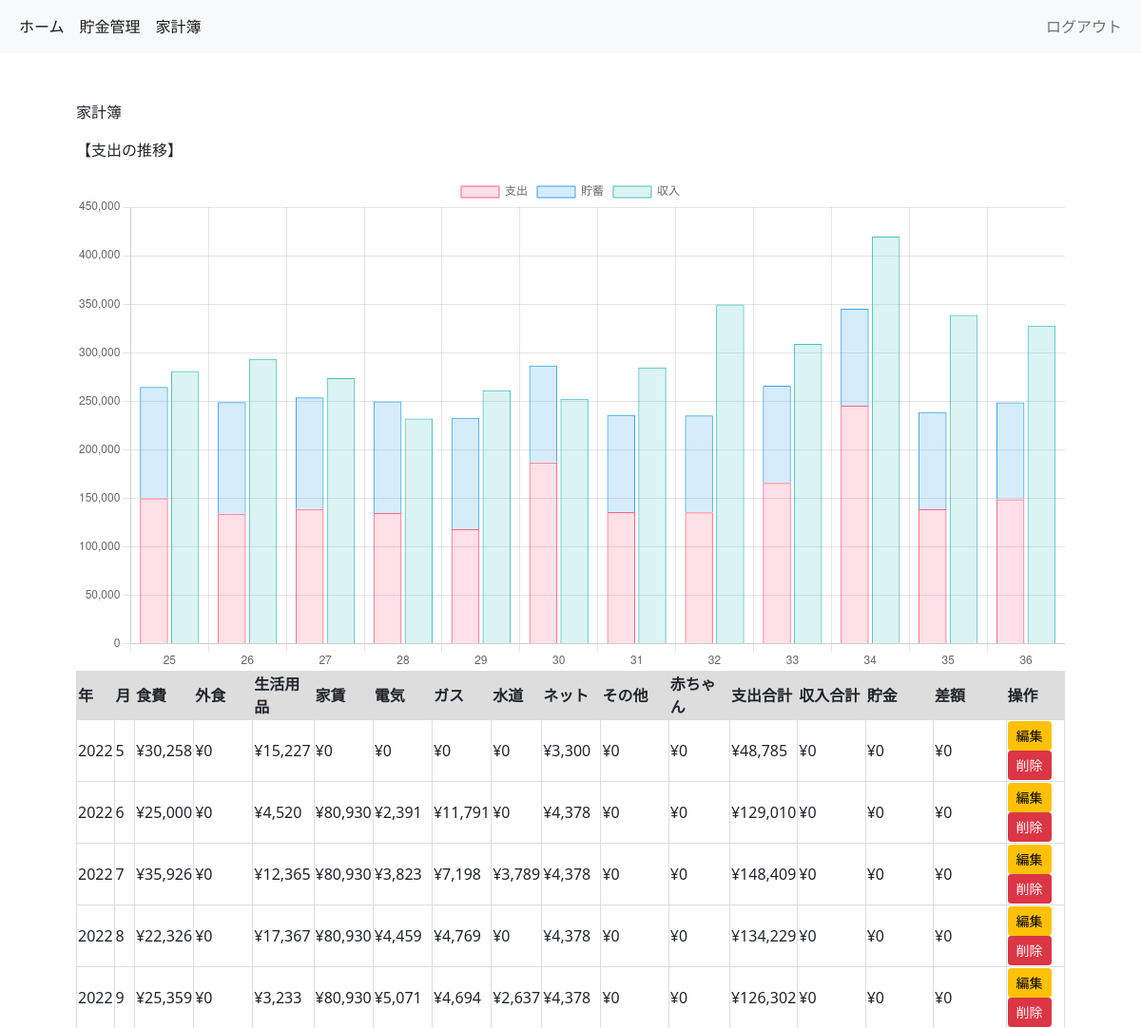
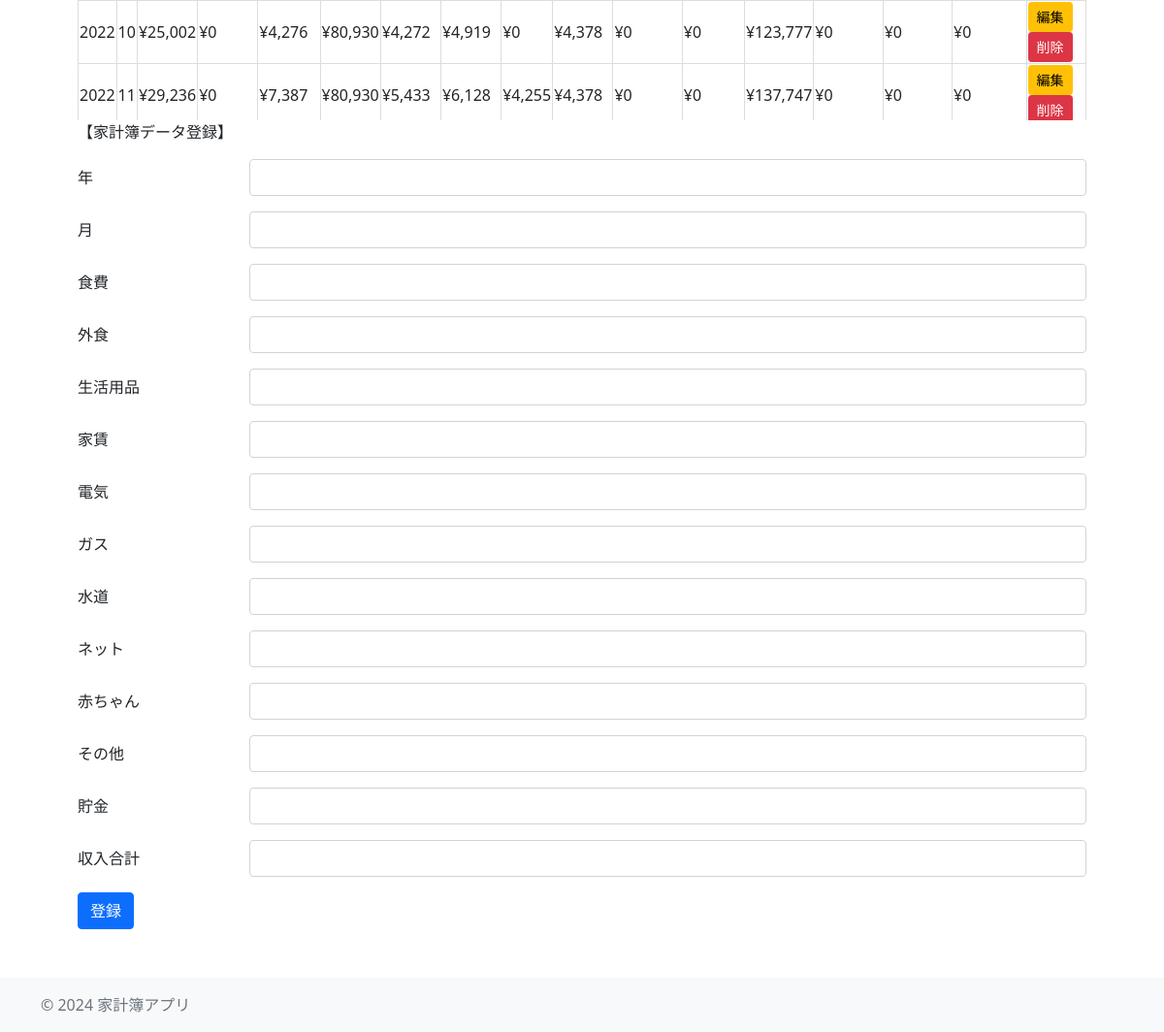
Screenshot of /budget (signed in) with the database file from the repository (2 pictures, top to bottom).
### models.py (models this page shows, shortened)
class AccountBookData(db.Model):
    __tablename__ = 'accountbook_data'
    id = db.Column(db.Integer, primary_key=True)
    year = db.Column(db.Integer)
    month = db.Column(db.Integer)
    syokuhi = db.Column(db.Integer)
    gaisyoku = db.Column(db.Integer)
    seikatsu = db.Column(db.Integer)
    yachin = db.Column(db.Integer)
    denki = db.Column(db.Integer)
    gas = db.Column(db.Integer)
    suido = db.Column(db.Integer)
    net = db.Column(db.Integer)
    baby = db.Column(db.Integer)
    other = db.Column(db.Integer)
    out_total = db.Column(db.Integer)
    save_total = db.Column(db.Integer)
    in_total = db.Column(db.Integer)
    diff = db.Column(db.Integer)

### app.py (the view)
@app.route('/budget')
@login_required
def budget():
    accountbooks = AccountBookData.query.all()
    labels, values = get_data_account()
    return render_template('budget.html', accountbooks=accountbooks, labels=labels, values=values)

### app.py (called while the page is built)
def login_required(f):
    @wraps(f)
    def decorated_function(*args, **kwargs):
        if 'user_id' not in session:
            return redirect(url_for('login'))
        return f(*args, **kwargs)
    return decorated_function

def get_data_account():
    data = AccountBookData.query.all()
    data = data[-12:]
    labels = [account.id for account in data]
    values1 = [account.out_total for account in data]
    values2 = [account.save_total for account in data]
    values3 = [account.in_total for account in data]
    values = {
    "out_total": values1 if values1 is not None else [],
    "save_total": values2 if values2 is not None else [],
    "in_total": values3 if values3 is not None else []
    }
    """
    syokuhi
    gaisyoku
    seikatsu
    yachin
    denki
    gas
    suido
    net
    baby
    other"""
    return labels, values

### templates/budget.html (shortened to what this page needs)
{% extends "base.html" %}
{% block content %}
<p>家計簿</p>
<p>【支出の推移】</p>
<canvas id="myChart"></canvas>
<script>
  /**棒グラフの表示*/
  var ctx = document.getElementById('myChart').getContext('2d');
  var myChart = new Chart(ctx, {
    type: 'bar',
    data: {
      labels: {{ labels | tojson }},
      datasets: [
        {
          label: '支出',
          data: {{ values.out_total | tojson }},
          backgroundColor: 'rgba(255, 99, 132, 0.2)',
          borderColor: 'rgba(255, 99, 132, 1)',
          borderWidth: 1,
          stack: 'Stack 0'
        },
        {
          label: '貯蓄',
          data: {{ values.save_total | tojson }},
          backgroundColor: 'rgba(54, 162, 235, 0.2)',
          borderColor: 'rgba(54, 162, 235, 1)',
          borderWidth: 1,
          stack: 'Stack 0'
        },
        {
          label: '収入',
          data: {{ values.in_total | tojson }},
          backgroundColor: 'rgba(75, 192, 192, 0.2)',
          borderColor: 'rgba(75, 192, 192, 1)',
          borderWidth: 1,
          stack: 'Stack 1'
        }
      ]
    },
    options: {
      scales: {
        y: {
          beginAtZero: true,
          stacked: true
        },
        x: {
          stacked: true
        }
      }
    }
  });
</script>
<div class="scrollable-table">
  <table class="table-container">
    <thead>
      <tr>
        <th scope="col">年</th>
        <th scope="col">月</th>
        <th scope="col">食費</th>
        <th scope="col">外食</th>
        <th scope="col">生活用品</th>
        <th scope="col">家賃</th>
        <th scope="col">電気</th>
        <th scope="col">ガス</th>
        <th scope="col">水道</th>
        <th scope="col">ネット</th>
        <th scope="col">その他</th>
        <th scope="col">赤ちゃん</th>
        <th scope="col">支出合計</th>
        <th scope="col">収入合計</th>
        <th scope="col">貯金</th>
        <th scope="col">差額</th>
        <th scope="col">操作</th>
      </tr>
    </thead>
    <tbody>
      {% for account in accountbooks %}
      <tr>
        <td>{{ account.year }}</td>
        <td>{{ account.month }}</td>
        <td class="saving_money">{{ account.syokuhi }}</td>
        <td class="saving_money">{{ account.gaisyoku }}</td>
        <td class="saving_money" >{{ account.seikatsu }}</td>
        <td class="saving_money">{{ account.yachin }}</td>
        <td class="saving_money">{{ account.denki }}</td>
        <td class="saving_money">{{ account.gas }}</td>
        <td class="saving_money">{{ account.suido }}</td>
        <td class="saving_money">{{ account.net }}</td>
        <td class="saving_money">{{ account.other }}</td>
        <td class="saving_money">{{ account.baby }}</td>
        <td class="saving_money">{{ account.out_total }}</td>
        <td class="saving_money">{{ account.in_total }}</td>
        <td class="saving_money">{{ account.save_total }}</td>
        <td class="saving_money">{{ account.diff }}</td>
        <td>
          <a href="edit/{{ account.id }}" class="btn btn-sm btn-warning">編集</a>
          <a href="delete/{{ account.id }}" class="btn btn-sm btn-danger">削除</a>
        </td>
      </tr>
      {% endfor %}
    </tbody>
  </table>
</div>
<p>【家計簿データ登録】</p>
<form action="/add_account" method="post">
  <div class="row mb-3">
    <label for="input-item-id" class="col-sm-2 col-form-label">年</label>
    <div class="col-sm-10">
      <input
        type="number"
        class="form-control"
        name="input-year"
      />
    </div>
  </div>
  <div class="row mb-3">
    <label for="input-item-id" class="col-sm-2 col-form-label">月</label>
    <div class="col-sm-10">
      <input
        type="number"
        class="form-control"
        name="input-month"
      />
    </div>
  </div>
  <div class="row mb-3">
    <label for="input-syokuhi" class="col-sm-2 col-form-label">食費</label>
    <div class="col-sm-10">
      <input type="number" class="form-control" name="input-syokuhi" />
    </div>
  </div>
  <div class="row mb-3">
    <label for="input-gaisyoku" class="col-sm-2 col-form-label">外食</label>
    <div class="col-sm-10">
      <input type="number" class="form-control" name="input-gaisyoku" />
    </div>
  </div>
  <div class="row mb-3">
    <label for="input-seikatsu" class="col-sm-2 col-form-label">生活用品</label>
    <div class="col-sm-10">
      <input type="number" class="form-control" name="input-seikatsu" />
    </div>
  </div>
  <div class="row mb-3">
    <label for="input-yachin" class="col-sm-2 col-form-label">家賃</label>
    <div class="col-sm-10">
      <input type="number" class="form-control" name="input-yachin" />
    </div>
  </div>
  <div class="row mb-3">
    <label for="input-denki" class="col-sm-2 col-form-label">電気</label>
    <div class="col-sm-10">
      <input type="number" class="form-control" name="input-denki" />
    </div>
  </div>
  <div class="row mb-3">
    <label for="input-gas" class="col-sm-2 col-form-label">ガス</label>
    <div class="col-sm-10">
      <input type="number" class="form-control" name="input-gas" />
    </div>
  </div>
  <div class="row mb-3">
    <label for="input-suido" class="col-sm-2 col-form-label">水道</label>
    <div class="col-sm-10">
      <input type="number" class="form-control" name="input-suido" />
    </div>
  </div>
  <div class="row mb-3">
    <label for="input-net" class="col-sm-2 col-form-label">ネット</label>
    <div class="col-sm-10">
      <input type="number" class="form-control" name="input-net" />
    </div>
  </div>
  <div class="row mb-3">
    <label for="input-baby" class="col-sm-2 col-form-label">赤ちゃん</label>
    <div class="col-sm-10">
      <input type="number" class="form-control" name="input-baby" />
    </div>
  </div>
  <div class="row mb-3">
    <label for="input-other" class="col-sm-2 col-form-label">その他</label>
    <div class="col-sm-10">
      <input type="number" class="form-control" name="input-other" />
    </div>
  </div>
  <div class="row mb-3">
    <label for="input-save" class="col-sm-2 col-form-label">貯金</label>
    <div class="col-sm-10">
      <input type="number" class="form-control" name="input-save" />
    </div>
  </div>
  <div class="row mb-3">
    <label for="input-in" class="col-sm-2 col-form-label">収入合計</label>
    <div class="col-sm-10">
      <input type="number" class="form-control" name="input-in" />
    </div>
  </div>
  <button type="submit" class="btn btn-primary">登録</button>
</form>
{% endblock %}

### templates/budget.html (style rules this page uses)
.scrollable-table { overflow-x: auto; height: 500px; width: 100%; }
table { width: 100%; border-collapse: collapse; }
th, td { padding: 1px 1px; border: 1px solid #ddd; }
thead th { position: sticky; top: 0; background-color: #ddd; z-index: 1; }

### rows the page displays
AccountBookData: year "2022", month "5", syokuhi "¥30,258", gaisyoku "¥0", seikatsu "¥15,227", yachin "¥0", denki "¥0", gas "¥0", suido "¥0", net "¥3,300", other "¥0", baby "¥0", out_total "¥48,785", in_total "¥0", save_total "¥0", diff "¥0"
AccountBookData: year "2022", month "6", syokuhi "¥25,000", gaisyoku "¥0", seikatsu "¥4,520", yachin "¥80,930", denki "¥2,391", gas "¥11,791", suido "¥0", net "¥4,378", other "¥0", baby "¥0", out_total "¥129,010", in_total "¥0", save_total "¥0", diff "¥0"
AccountBookData: year "2022", month "7", syokuhi "¥35,926", gaisyoku "¥0", seikatsu "¥12,365", yachin "¥80,930", denki "¥3,823", gas "¥7,198", suido "¥3,789", net "¥4,378", other "¥0", baby "¥0", out_total "¥148,409", in_total "¥0", save_total "¥0", diff "¥0"
AccountBookData: year "2022", month "8", syokuhi "¥22,326", gaisyoku "¥0", seikatsu "¥17,367", yachin "¥80,930", denki "¥4,459", gas "¥4,769", suido "¥0", net "¥4,378", other "¥0", baby "¥0", out_total "¥134,229", in_total "¥0", save_total "¥0", diff "¥0"
AccountBookData: year "2022", month "9", syokuhi "¥25,359", gaisyoku "¥0", seikatsu "¥3,233", yachin "¥80,930", denki "¥5,071", gas "¥4,694", suido "¥2,637", net "¥4,378", other "¥0", baby "¥0", out_total "¥126,302", in_total "¥0", save_total "¥0", diff "¥0"
AccountBookData: year "2022", month "10", syokuhi "¥25,002", gaisyoku "¥0", seikatsu "¥4,276", yachin "¥80,930", denki "¥4,272", gas "¥4,919", suido "¥0", net "¥4,378", other "¥0", baby "¥0", out_total "¥123,777", in_total "¥0", save_total "¥0", diff "¥0"
AccountBookData: year "2022", month "11", syokuhi "¥29,236", gaisyoku "¥0", seikatsu "¥7,387", yachin "¥80,930", denki "¥5,433", gas "¥6,128", suido "¥4,255", net "¥4,378", other "¥0", baby "¥0", out_total "¥137,747", in_total "¥0", save_total "¥0", diff "¥0"

### other values shown
chart data {{ labels | tojson }} [25, 26, 27, 28, 29, 30, 31, 32, 33, 34, 35, 36]
chart data {{ values.out_total | tojson }} [149789, 133982, 138959, 134670, 117992, 186752, 135738, 135395, 165877, 245278, 138653, 148871]
chart data {{ values.save_total | tojson }} [115000, 115000, 115000, 115000, 115000, 100000, 100000, 100000, 100000, 100000, 100000, 100000]
chart data {{ values.in_total | tojson }} [281219, 293484, 273837, 232245, 261214, 252517, 284825, 349641, 308996, 419642, 338920, 327750]
